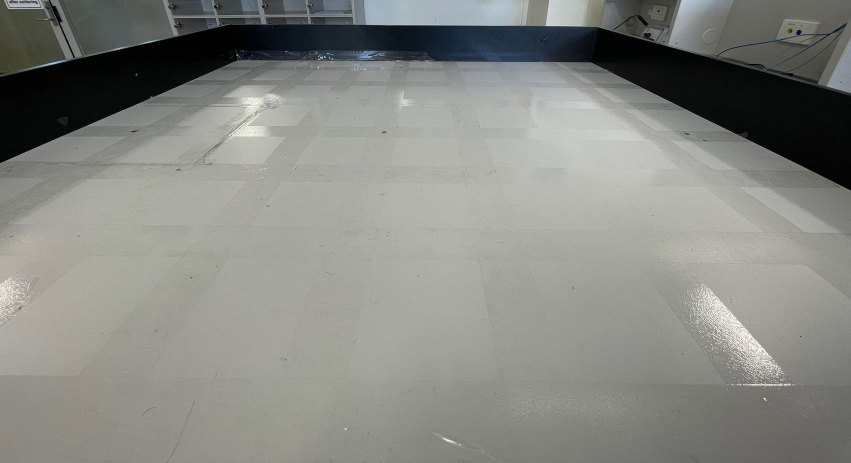
#> input picture Corner Detection/arena_wide.jpeg, 1702 x 926 px, found by its file name (shown at 1/2 size)
$ jupyter execute Corner_detection.ipynb
#> lines starting #> are read from the running program, lines starting #| are printed output that depends on the picture; after the words box and inside, x2 and y2 are one past the last pixel; in counts of white or black regions, pixels touching at a corner belong together
[cell 1]
import numpy as np
import cv2
from matplotlib import pyplot as plt

[cell 2]
im_arena = cv2.imread('./arena_wide.jpeg')
#> im_arena is the input picture: shape (926, 1702, 3); mean B, G, R 131.1, 136.3, 134.9
im_arena = cv2.resize(im_arena, [2592, 1944])
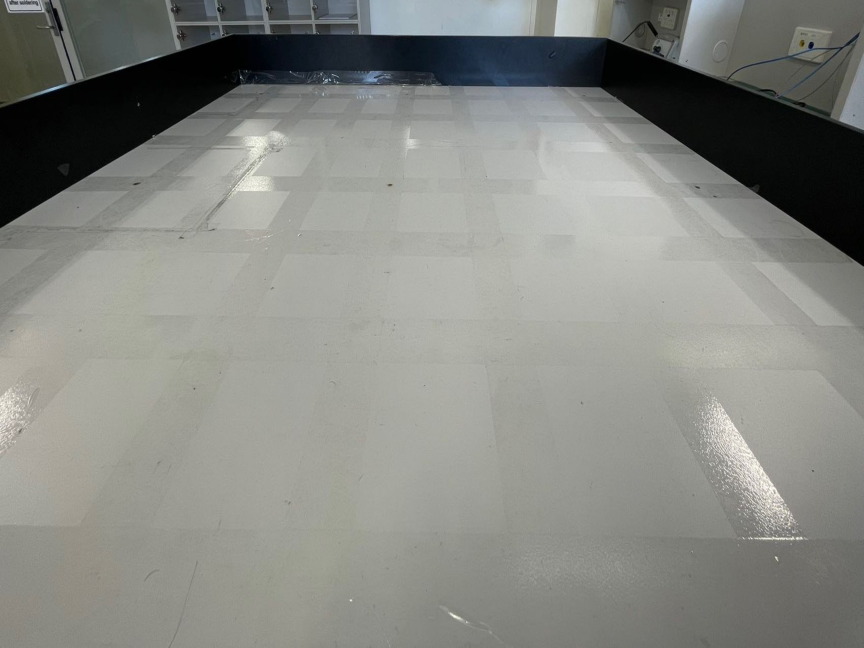
#> im_arena: shape (1944, 2592, 3) (shown at 1/3 size); mean B, G, R 131, 136.2, 134.8
im = cv2.cvtColor(im_arena,cv2.COLOR_BGR2GRAY)
im2 = cv2.imread('1.jpeg')
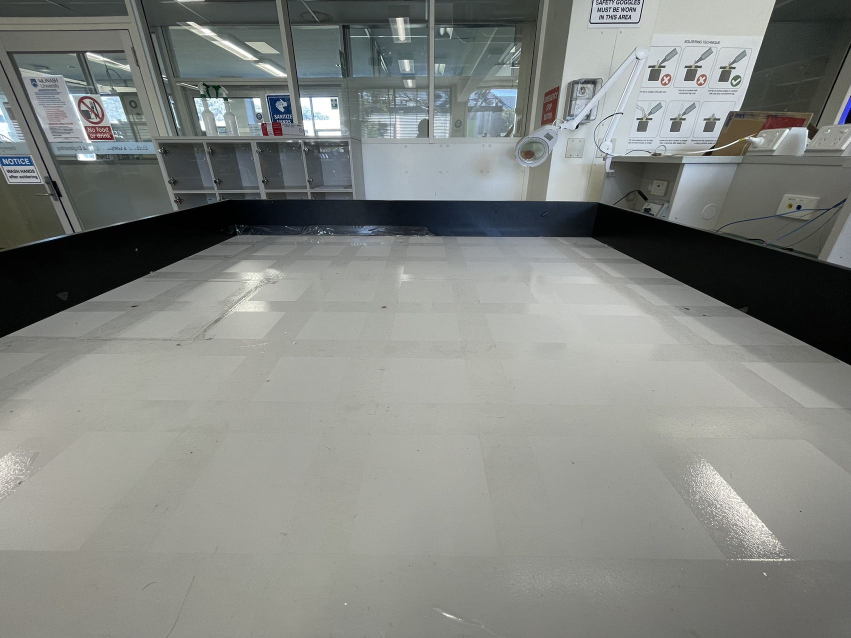
#> input picture Corner Detection/1.jpeg, 1702 x 1276 px, found by its file name (shown at 1/2 size)
#> im2 is the input picture: shape (1276, 1702, 3); mean B, G, R 130, 133.8, 131
im2 = cv2.resize(im2, [2592, 1944])
#> im2: shape (1944, 2592, 3)
im2 = cv2.cvtColor(im2,cv2.COLOR_BGR2GRAY)
#> im2: shape (1944, 2592)

[cell 3]
plt.imshow(im2,cmap = 'gray')
plt.show()

[cell 4]
print(im2.shape[0])
#| 1944

[cell 5]
felt = (im2>105)
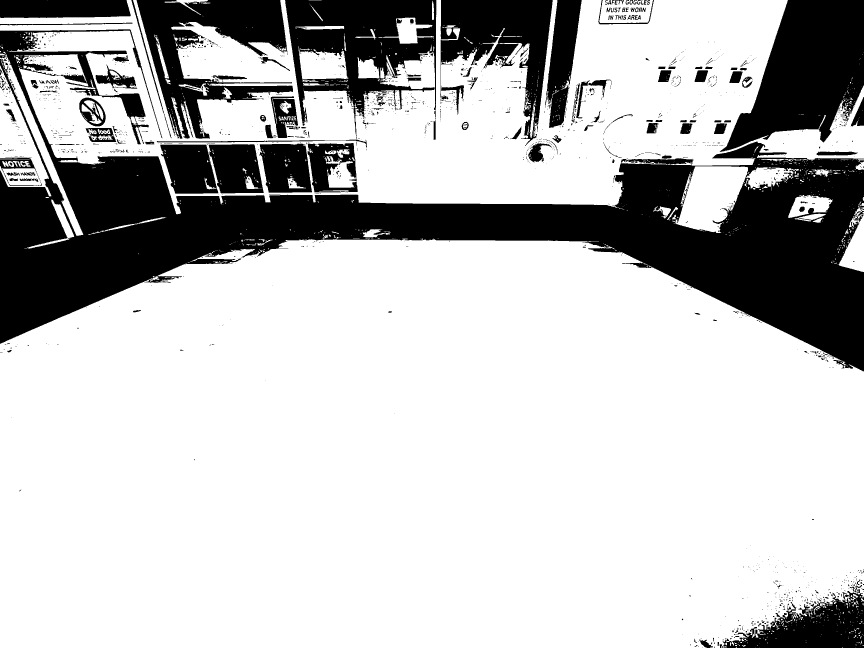
#> felt: shape (1944, 2592) bool (shown at 1/3 size); 75% white; 1731 black regions (1464 under 20 px), largest, box (x1, y1, x2, y2) and area: (0, 88, 2592, 1114) 698026, (2159, 0, 2592, 456) 114158, (855, 0, 1309, 417) 89421
plt.imshow(felt)
plt.show()

[cell 6]
crop_line = float('nan')
for i in range(felt.shape[0]):
    for j in range(felt.shape[1] - 800):
        if (np.sum(felt[i,j:j+800]) == 0):
            crop_line = i
            break
    if ~np.isnan(crop_line):
        break

crop_image = felt[crop_line:,:]
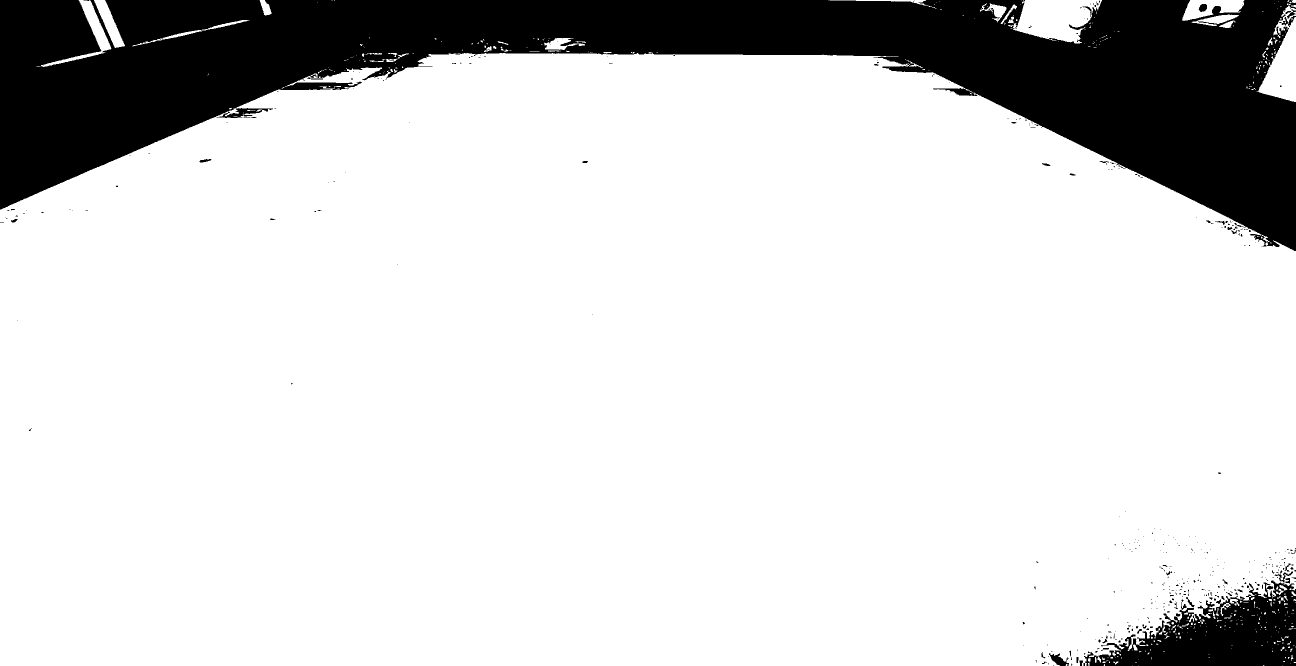
#> crop_image: shape (1332, 2592) bool (shown at 1/2 size); 83.4% white; 422 black regions (372 under 20 px), largest, box (x1, y1, x2, y2) and area: (0, 0, 2592, 502) 528575, (2168, 1161, 2592, 1332) 38383, (2098, 1306, 2138, 1332) 489

plt.imshow(crop_image)
plt.show()

[cell 7]
edges = cv2.Canny(crop_image.astype(np.uint8)*255,100,200)
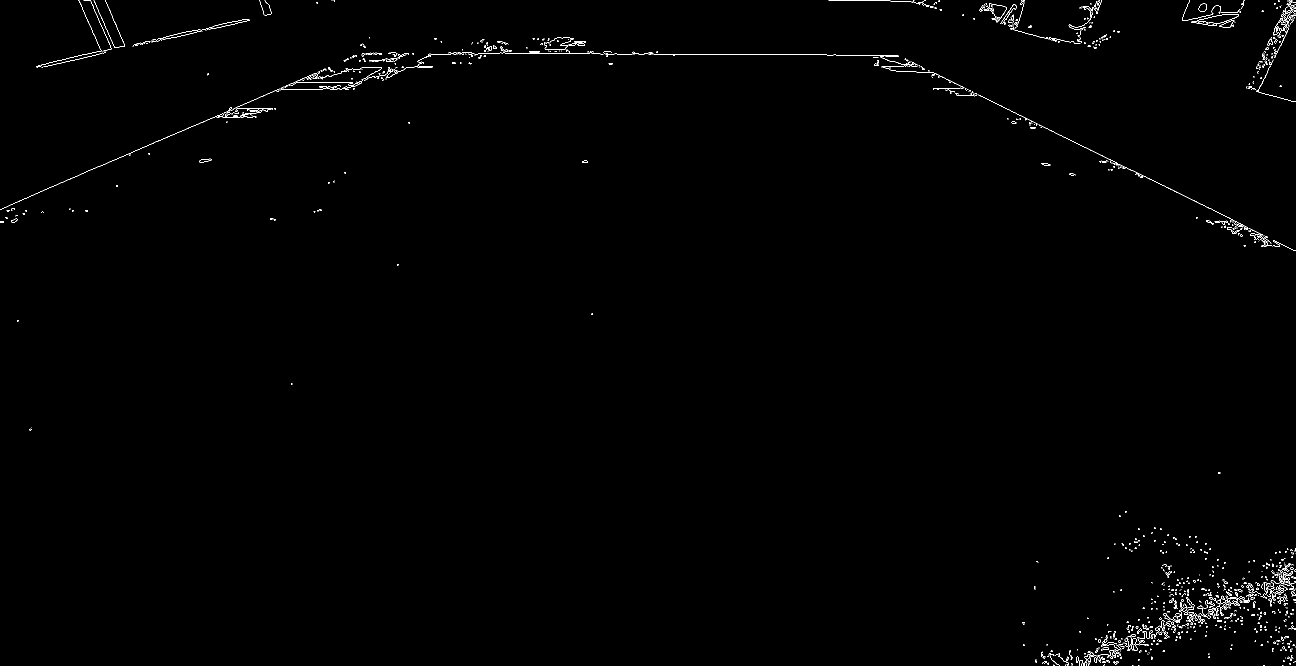
#> edges: shape (1332, 2592) (shown at 1/2 size); 0.53% white in thin lines or dots

plt.imshow(edges,cmap = 'gray')
plt.colorbar()
plt.show()
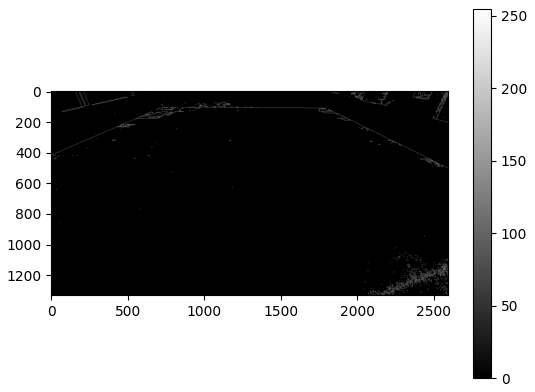
#> figure drawn by matplotlib, 2 panels

[cell 8]
def ransac_line(image,N=1000,max_error=2, existing_line_threshold=5):

#> called with N = 5000, max_error = 2, existing_line_threshold = 100
    good_lines = []
    consensus_list = []

    points_x,points_y = np.where(edges>0)
#> points_x = 18282 values from 0 to 1331; points_y = 18282 values, max 2591 at index 365, min 0 at index 10669, mean 1778.7
    points_homog = np.vstack([points_x,points_y,np.ones(len(points_x))]).T

    for j in range(N):

        bins = np.random.choice(len(points_x),2,replace=False)

        line = np.cross(points_homog[bins[0],:],points_homog[bins[1],:])

        line = line/np.sqrt(line[0]**2 + line[1]**2)

        line = line.reshape(1,3)

        consensus = np.sum((np.abs(np.sum(line*points_homog,axis=-1)) <= max_error))

        if len(good_lines) > 0:


            # Check if line already found by comparing intercepts
            c_good = -np.vstack(good_lines)[:,2]/(np.vstack(good_lines)[:,0]+1e-19)
            c_line = -line[0,2]/(line[0,0]+1e-19)

            d = np.abs(c_good-c_line)
            best_d = np.argmin(d)

            # Check if line alread exists
            if (np.min(d) < existing_line_threshold):
                #if better than current consensus, replace line
                if (np.sum(d<existing_line_threshold)==1)&(consensus > consensus_list[best_d]): # existing line
                    good_lines[best_d] = line
                    consensus_list[best_d] = consensus

            else:
                # less than 4 lines - add a new one
                if len(good_lines) < 3:
                    good_lines.append(line)
                    consensus_list.append(consensus)
                # more than four lines, replace if better than worst line consensus
                elif (consensus > np.min(np.array(consensus_list))):
                    worst_consensus = np.argmin(np.array(consensus_list))
                    good_lines[worst_consensus] = line
                    consensus_list[worst_consensus] = consensus

        else:
            good_lines.append(line)
            consensus_list.append(consensus)

        # Some plotting
        if (j %100==0):
            plt.clf()
            plt.title(consensus_list)
            plt.imshow(edges,cmap = 'gray')
            x = np.linspace(0,edges.shape[0]-1,edges.shape[0],dtype=int)
            for l in good_lines:
                l = l.ravel()
                #ax + by + c = 0 y = -ax/b -c/b
                m = -l[0]/(l[1]+1e-19)
                c = -l[2]/(l[1]+1e-19)

                plt.plot(m*x + c,x)
            m = -line[0,0]/(line[0,1]+1e-19)
            c = -line[0,2]/(line[0,1]+1e-19)
            plt.plot(m*x + c,x)

            plt.xlim(0,edges.shape[1])
            plt.ylim(edges.shape[0],0)
#> this loop made 5000 passes
#> (bins, line, consensus, c_good, c_line, d, best_d, worst_consensus) on passes 4, 6, 9, 13, 24, 56: ([2489, 9931], [[0.987, 0.163, -381]], 102, [-182.8, 150.9, 557.3], 386.1, [569, 235.3, 171.2], 2, 2), ([15298, 17680], [[0.963, 0.27, -1834.4]], 335, [-182.8, 150.9, 386.1], 1905.3, [2088.1, 1754.4, 1519.1], 2, 2), ([12062, 8852], [[0.904, -0.427, 27.81]], 145, [-182.8, 150.9, 1905.3], -30.75, [152.1, 181.6, 1936], 0, 0), ([17786, 16312], [[-0.843, -0.538, 2293.3]], 183, [-30.75, 150.9, 1905.3], 2719.7, [2750.4, 2568.8, 814.4], 2, 0), ([9101, 2882], [[-0.997, -0.0782, 261.2]], 191, [2719.7, 150.9, 1905.3], 262, [2457.7, 111.2, 1643.2], 1, 0), ([8869, 7636], [[0.899, -0.438, 686.1]], 683, [238.8, 110.8, 1905.3], -763, [1001.8, 873.9, 2668.3], 1, 0)
#> (bins, line, consensus, c_good, c_line, d, best_d) on passes 2, 3, 5, 7, 8, 10: ([6366, 5108], [[-0.999, -0.0395, 150.7]], 352, [-182.8], 150.9, [333.7], 0), ([7500, 8963], [[0.837, 0.547, -466.4]], 92, [-182.8, 150.9], 557.3, [740.1, 406.4], 1), ([1154, 8346], [[0.956, 0.293, -726.7]], 80, [-182.8, 150.9, 386.1], 760.1, [942.9, 609.2, 374], 2), ([13261, 3895], [[0.822, -0.569, 482.8]], 106, [-182.8, 150.9, 1905.3], -587.3, [404.4, 738.1, 2492.5], 0), ([9630, 8192], [[-0.977, -0.213, 701.8]], 31, [-182.8, 150.9, 1905.3], 718.3, [901.2, 567.5, 1186.9], 1), ([3203, 11586], [[0.327, 0.945, -337.6]], 23, [-30.75, 150.9, 1905.3], 1031.2, [1061.9, 880.3, 874.1], 2)
            # display.clear_output(wait=True)
            # display.display(plt.gcf())


    return good_lines, consensus_list

[cell 9]
plt.imshow(edges,cmap = 'gray')

lines,consensus_list = ransac_line(edges,N=5000,max_error=2,existing_line_threshold=100)
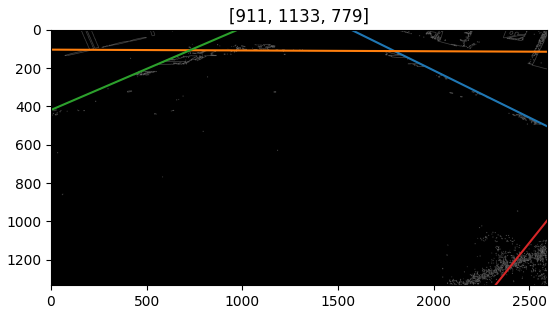
#> figure drawn by matplotlib, 1 panel

[cell 10]
x = np.linspace(0,edges.shape[0]-1,edges.shape[0],dtype=int)
for l in lines:
    l = l.ravel()
    #ax + by + c = 0 y = -ax/b -c/b
    m = -l[0]/(l[1]+1e-19)
    c = -l[2]/(l[1]+1e-19)
    plt.plot(m*x + c,x)
#> this loop made 3 passes
#> l on passes 1 to 3: [[-0.897, 0.442, -694.1]], [[1, -0.0042, -102.9]], [[0.919, 0.395, -384.1]]

plt.xlim(0,edges.shape[1])
plt.ylim(edges.shape[0],0)
plt.show()
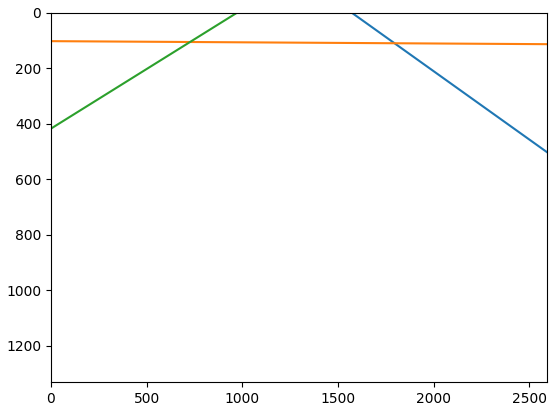
#> figure drawn by matplotlib, 1 panel; curve peaks at x = 4273, y = 1331; curve peaks at x = 292287, y = 1331

[cell 11]
intercepts = []
plt.imshow(im2)
for l1 in lines:
    for l2 in lines:

        point = np.cross(l1,l2)
        point = point/(point[0,2]+1e-19)
        plt.plot(point[0,1],point[0,0]+crop_line,'o')

        if (point[0,0]>0)&(point[0,1]>0)&(point[0,0]<edges.shape[0])&(point[0,1]<edges.shape[1]):
            intercepts.append(point)
#> this loop made 3 passes

plt.xlim(0,edges.shape[1])
plt.ylim(edges.shape[0],0)
plt.show()
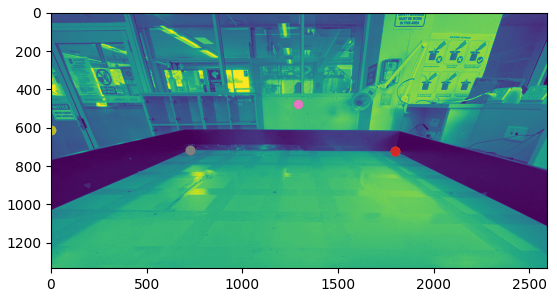
#> figure drawn by matplotlib, 1 panel

intercepts = np.unique(np.vstack((intercepts)),axis=0)
intercepts = intercepts[np.argsort(intercepts[:,0]),:]
intercepts = np.int0(intercepts[:,:-1])
intercepts[0,0] = intercepts[0,0]+crop_line
intercepts[1,0] = intercepts[1,0]+crop_line

[cell 12]
print(intercepts)
#| [[ 717  726]
#|  [ 722 1795]]
